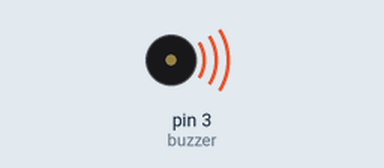
Recording of a sketch running on a simulated Arduino Uno, built with avr-gcc and run on an emulated ATmega328P. On the bench: buzzer (waves = sounding).

Above: at 1.0 s.
Timing chart, 0 to 13.0 s (numbered marks = the images above):
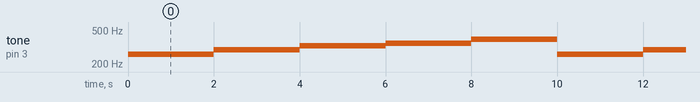

Measured:
- by itself, tone on pin 3 (buzzer): repeats every 10.0 s: 293 Hz 2.0 s, 329 Hz 2.0 s, 349 Hz 2.0 s, 392 Hz 2.0 s, 261 Hz 2.0 s

The sketch:

AC_buzzer_notas.ino
```cpp
float seno;
int frequencia;
#define bot1 8
#define buzzer 3

void setup() {
  pinMode(bot1, INPUT);
  pinMode(buzzer, OUTPUT);
}

void loop() {
    // Aciona o buz
    //;zer na frequencia relativa ao Dó em Hz
    tone(buzzer,261);
    // Espera um tempo para Desativar
    delay(2000);
    //Desativa o buzzer
    noTone(buzzer);
    // Aciona o buzzer na frequencia relativa ao Ré em Hz
    tone(buzzer,293);
    delay(2000);
    noTone(buzzer);
    // Aciona o buzzer na frequencia relativa ao Mi em Hz
    tone(buzzer,329);
    delay(2000);
    noTone(buzzer);
    // Aciona o buzzer na frequencia relativa ao Fá em Hz
    tone(buzzer,349);
    delay(2000);
    noTone(buzzer);
    // Aciona o buzzer na frequencia relativa ao Sol em Hz
    tone(buzzer,392);
    delay(2000);
    noTone(buzzer);
}
```
